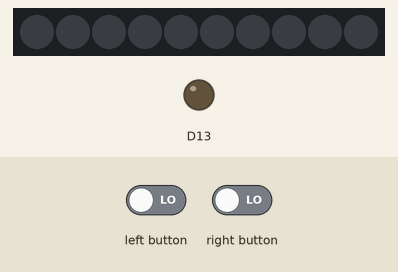
A sketch run on a simulated Adafruit Circuit Playground Express. On the bench: 10 RGB LEDs in strip order, left to right, output pins drawn as LEDs (lit = HIGH). The test bench sets the inputs (shaded band). Dim RGB values are drawn brighter than linear; what the sketch prints to the serial monitor is not drawn.

Above: at 9.8 s.
9.9 s: left button driven HIGH and right button driven HIGH
At 14.6 s:
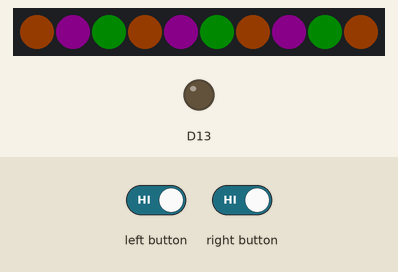
At 19.4 s:
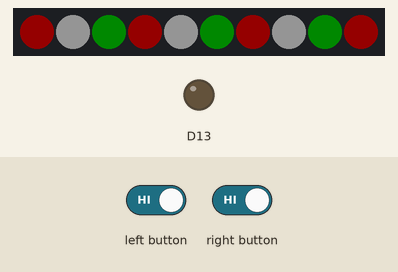
23.3 s: left button set LOW
Timing chart, 0 to 26.3 s (numbered marks = the images above; inputs shaded):
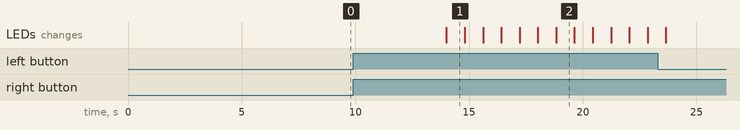

The sketch:

CPXArduino_OttoF.ino
```cpp
//Otto Fesperman
#include <Adafruit_CircuitPlayground.h>

bool leftButtonPressed;
bool rightButtonPressed;

void setup() {
  Serial.begin(9600);
  CircuitPlayground.begin();
}

void loop() {
  leftButtonPressed = CircuitPlayground.leftButton();
  rightButtonPressed = CircuitPlayground.rightButton();
  CircuitPlayground.clearPixels();
  delay(500);

  // Left Button Halloween lights
  Serial.print("Left Button: ");
  if (leftButtonPressed) {
    //P1 SET A
    CircuitPlayground.setPixelColor(0, 0xFF6600); //Orange
    CircuitPlayground.setPixelColor(1, 0x800080); //purple
    CircuitPlayground.setPixelColor(2, 0x008000); //green
    CircuitPlayground.setPixelColor(3, 0xFF6600); //orange
    CircuitPlayground.setPixelColor(4, 0x800080); //purple
    CircuitPlayground.setPixelColor(5, 0x008000); //green.   // This code alternates between three different light sets (A, B and C)
    CircuitPlayground.setPixelColor(6, 0xFF6600); //orange
    CircuitPlayground.setPixelColor(7, 0x800080); //purple
    CircuitPlayground.setPixelColor(8, 0x008000); //green
    CircuitPlayground.setPixelColor(9, 0xFF6600); //orange
    delay(800);
    //P3 SET C
    CircuitPlayground.setPixelColor(2, 0xFF6600); //Orange
    CircuitPlayground.setPixelColor(3, 0x800080); //purple
    CircuitPlayground.setPixelColor(1, 0x008000); //green
    CircuitPlayground.setPixelColor(4, 0xFF6600); //orange
    CircuitPlayground.setPixelColor(5, 0x800080); //purple
    CircuitPlayground.setPixelColor(6, 0x008000); //green
    CircuitPlayground.setPixelColor(7, 0xFF6600); //orange
    CircuitPlayground.setPixelColor(8, 0x800080); //purple
    CircuitPlayground.setPixelColor(9, 0x008000); //green
    CircuitPlayground.setPixelColor(0, 0xFF6600); //orange
    delay(800);
    // P1 SET B
    CircuitPlayground.setPixelColor(0, 0x800080); //purpl.
    CircuitPlayground.setPixelColor(1, 0xFFFF00); //green
    CircuitPlayground.setPixelColor(2, 0xFF6600); //orange
    CircuitPlayground.setPixelColor(3, 0x800080); //purpl
    CircuitPlayground.setPixelColor(4, 0xFFFF00); //green
    CircuitPlayground.setPixelColor(5, 0xFF6600); //orange
    CircuitPlayground.setPixelColor(6, 0x800080); //purpl
    CircuitPlayground.setPixelColor(7, 0xFFFF00); //green
    CircuitPlayground.setPixelColor(8, 0xFF6600); //orange
    CircuitPlayground.setPixelColor(9, 0x800080); //purpl
    delay(800);
    //P3 SET A
    CircuitPlayground.setPixelColor(0, 0xFF6600); //Orange
    CircuitPlayground.setPixelColor(1, 0x800080); //purple
    CircuitPlayground.setPixelColor(2, 0x008000); //green
    CircuitPlayground.setPixelColor(3, 0xFF6600); //orange
    CircuitPlayground.setPixelColor(4, 0x800080); //purple
    CircuitPlayground.setPixelColor(5, 0x008000); //green
    CircuitPlayground.setPixelColor(6, 0xFF6600); //orange
    CircuitPlayground.setPixelColor(7, 0x800080); //purple
    CircuitPlayground.setPixelColor(8, 0x008000); //green
    CircuitPlayground.setPixelColor(9, 0xFF6600); //orange
    delay(800);
    //P3 SET C
    CircuitPlayground.setPixelColor(2, 0xFF6600); //Orange
    CircuitPlayground.setPixelColor(3, 0x800080); //purple
    CircuitPlayground.setPixelColor(1, 0x008000); //green
    CircuitPlayground.setPixelColor(4, 0xFF6600); //orange
    CircuitPlayground.setPixelColor(5, 0x800080); //purple
    CircuitPlayground.setPixelColor(6, 0x008000); //green
    CircuitPlayground.setPixelColor(7, 0xFF6600); //orange
    CircuitPlayground.setPixelColor(8, 0x800080); //purple
    CircuitPlayground.setPixelColor(9, 0x008000); //green
    CircuitPlayground.setPixelColor(0, 0xFF6600); //orange
    delay(800);
    // P1 SET B
    CircuitPlayground.setPixelColor(0, 0x800080); //purpl
    CircuitPlayground.setPixelColor(1, 0xFFFF00); //green
    CircuitPlayground.setPixelColor(2, 0xFF6600); //orange
    CircuitPlayground.setPixelColor(3, 0x800080); //purpl
    CircuitPlayground.setPixelColor(4, 0xFFFF00); //green
    CircuitPlayground.setPixelColor(5, 0xFF6600); //orange
    CircuitPlayground.setPixelColor(6, 0x800080); //purpl
    CircuitPlayground.setPixelColor(7, 0xFFFF00); //green
    CircuitPlayground.setPixelColor(8, 0xFF6600); //orange
    CircuitPlayground.setPixelColor(9, 0x800080); //purpl
    delay(800);
     //P1 SET A
    CircuitPlayground.setPixelColor(0, 0xFF6600); //Orange
    CircuitPlayground.setPixelColor(1, 0x800080); //purple
    CircuitPlayground.setPixelColor(2, 0x008000); //green
    CircuitPlayground.setPixelColor(3, 0xFF6600); //orange
    CircuitPlayground.setPixelColor(4, 0x800080); //purple
    CircuitPlayground.setPixelColor(5, 0x008000); //green
    CircuitPlayground.setPixelColor(6, 0xFF6600); //orange
    CircuitPlayground.setPixelColor(7, 0x800080); //purple
    CircuitPlayground.setPixelColor(8, 0x008000); //green
    CircuitPlayground.setPixelColor(9, 0xFF6600); //orange
    Serial.print("Halloween");

  } else {

    Serial.print("WorkingH");
  }
// Right Button Christmas Lights
  Serial.print("   Right Button: ");
  if (rightButtonPressed) {
    //SET A
    CircuitPlayground.setPixelColor(0, 0xFF0000); //Red //
    CircuitPlayground.setPixelColor(1, 0xFFFFFF); //White
    CircuitPlayground.setPixelColor(2, 0x008000); //green
    CircuitPlayground.setPixelColor(3, 0xFF0000); //Red        // This code alternates between three different light sets (A, B and C)
    CircuitPlayground.setPixelColor(4, 0xFFFFFF); //White
    CircuitPlayground.setPixelColor(5, 0x008000); //green
    CircuitPlayground.setPixelColor(6, 0xFF0000); //Red
    CircuitPlayground.setPixelColor(7, 0xFFFFFF); //White
    CircuitPlayground.setPixelColor(8, 0x008000); //green
    CircuitPlayground.setPixelColor(9, 0xFF0000); //Red
    delay(800);
    //SET B
    CircuitPlayground.setPixelColor(1, 0xFF0000); //Red        //I reordered the placement of colors instead of changeing colors here.
    CircuitPlayground.setPixelColor(0, 0xFFFFFF); //White
    CircuitPlayground.setPixelColor(2, 0x008000); //green
    CircuitPlayground.setPixelColor(4, 0xFF0000); //Red
    CircuitPlayground.setPixelColor(3, 0xFFFFFF); //White
    CircuitPlayground.setPixelColor(5, 0x008000); //green.
    CircuitPlayground.setPixelColor(7, 0xFF0000); //Red
    CircuitPlayground.setPixelColor(6, 0xFFFFFF); //White
    CircuitPlayground.setPixelColor(8, 0x008000); //green
    CircuitPlayground.setPixelColor(9, 0xFFFFFF); //White
    delay(800);
    //SET C
    CircuitPlayground.setPixelColor(0, 0xFF0000); //Red //
    CircuitPlayground.setPixelColor(1, 0xFFFFFF); //White
    CircuitPlayground.setPixelColor(3, 0x008000); //green
    CircuitPlayground.setPixelColor(2, 0xFF0000); //Red
    CircuitPlayground.setPixelColor(5, 0xFFFFFF); //White
    CircuitPlayground.setPixelColor(4, 0xFF0000); //green
    CircuitPlayground.setPixelColor(6, 0xFF0000); //Red
    CircuitPlayground.setPixelColor(7, 0xFFFFFF); //White
    CircuitPlayground.setPixelColor(9, 0x008000); //green
    CircuitPlayground.setPixelColor(8, 0xFF0000); //Red
    delay(800);
    //SET A
    CircuitPlayground.setPixelColor(0, 0xFF0000); //Red //
    CircuitPlayground.setPixelColor(1, 0xFFFFFF); //White
    CircuitPlayground.setPixelColor(2, 0x008000); //green
    CircuitPlayground.setPixelColor(3, 0xFF0000); //Red
    CircuitPlayground.setPixelColor(4, 0xFFFFFF); //White
    CircuitPlayground.setPixelColor(5, 0x008000); //green
    CircuitPlayground.setPixelColor(6, 0xFF0000); //Red
    CircuitPlayground.setPixelColor(7, 0xFFFFFF); //White
    CircuitPlayground.setPixelColor(8, 0x008000); //green
    CircuitPlayground.setPixelColor(9, 0xFF0000); //Red
    delay(800);
     //SET C
    CircuitPlayground.setPixelColor(0, 0xFF0000); //Red //
    CircuitPlayground.setPixelColor(1, 0xFFFFFF); //White
    CircuitPlayground.setPixelColor(3, 0x008000); //green
    CircuitPlayground.setPixelColor(2, 0xFF0000); //Red
    CircuitPlayground.setPixelColor(5, 0xFFFFFF); //White
    CircuitPlayground.setPixelColor(4, 0xFF0000); //green
    CircuitPlayground.setPixelColor(6, 0xFF0000); //Red
    CircuitPlayground.setPixelColor(7, 0xFFFFFF); //White
    CircuitPlayground.setPixelColor(9, 0x008000); //green
    CircuitPlayground.setPixelColor(8, 0xFF0000); //Red
    delay(800);
     //SET B
    CircuitPlayground.setPixelColor(1, 0xFF0000); //Red //I reordered the placement of colors instead of changeing colors.
    CircuitPlayground.setPixelColor(0, 0xFFFFFF); //White
    CircuitPlayground.setPixelColor(2, 0x008000); //green
    CircuitPlayground.setPixelColor(4, 0xFF0000); //Red
    CircuitPlayground.setPixelColor(3, 0xFFFFFF); //White
    CircuitPlayground.setPixelColor(5, 0x008000); //green
    CircuitPlayground.setPixelColor(7, 0xFF0000); //Red
    CircuitPlayground.setPixelColor(6, 0xFFFFFF); //White
    CircuitPlayground.setPixelColor(8, 0x008000); //green
    CircuitPlayground.setPixelColor(9, 0xFFFFFF); //White
    delay(800);
       //SET A
    CircuitPlayground.setPixelColor(0, 0xFF0000); //Red //
    CircuitPlayground.setPixelColor(1, 0xFFFFFF); //White
    CircuitPlayground.setPixelColor(2, 0x008000); //green
    CircuitPlayground.setPixelColor(3, 0xFF0000); //Red
    CircuitPlayground.setPixelColor(4, 0xFFFFFF); //White
    CircuitPlayground.setPixelColor(5, 0x008000); //green
    CircuitPlayground.setPixelColor(6, 0xFF0000); //Red
    CircuitPlayground.setPixelColor(7, 0xFFFFFF); //White
    CircuitPlayground.setPixelColor(8, 0x008000); //green
    CircuitPlayground.setPixelColor(9, 0xFF0000); //Red
    delay(800);
    Serial.print("Christmas");

  } else {

    Serial.print("WorkingC");
  }
    Serial.println();
    delay(4000);
  }
```

Measured:
- after the input at 9.9 s, the LEDs: change after 4.1 s (image 1)
- what the display in image 1 shows lasts 0.8 s, from 14.0 s to 14.8 s
